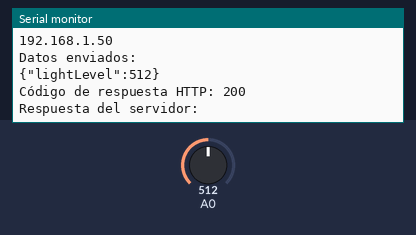
A sketch run on a simulated ESP8266 (NodeMCU). On the bench: the last lines printed to the serial monitor. The test bench sets the inputs (shaded band); at power-on: A0 = 512. WiFi joins after 1.5 s; servers stay silent unless stated; uploads are accepted with an empty reply.

Above: at 2.7 s.
2.8 s: A0 set to 716
At 8.2 s:
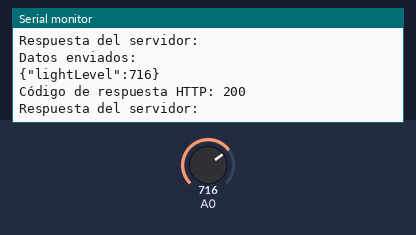
8.6 s: A0 set to 900
At 13.4 s:
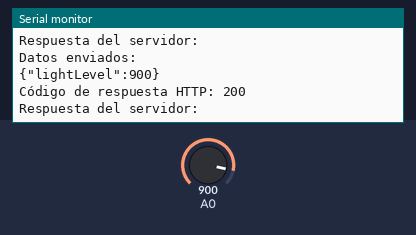
Timing chart, 0 to 14.9 s (numbered marks = the images above; inputs shaded):
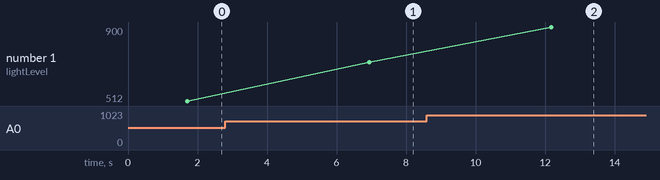

Measured:
- after the input at 2.8 s, the serial monitor: prints a new line after 4.1 s (image 1)
- after the input at 8.6 s, the serial monitor: prints a new line after 3.6 s (image 2)
- plotted number 1: 512 → 716 after the input at 2.8 s, 716 → 900 after the input at 8.6 s

The sketch:

arduinoCode.ino
```cpp
#include <ESP8266WiFi.h>
#include <ESP8266HTTPClient.h>
#include <ArduinoJson.h>

const char* ssid = "MiFibra-1054";      // Reemplaza con el nombre de tu red Wi-Fi
const char* password = "2DdvRknJ"; // Reemplaza con la contraseña de tu red Wi-Fi
const char* serverUrl = "http://192.168.1.75:4000/api/project/sensor/1"; // URL del servidor

void setup() {
  Serial.begin(9600);

  Serial.print("Conectándose a la red: ");
  Serial.println(ssid);

  WiFi.begin(ssid, password);
  while (WiFi.status() != WL_CONNECTED) {
    delay(500);
    Serial.print(".");
  }

  Serial.println("");
  Serial.println("Wi-Fi conectado usando la siguiente IP:");
  Serial.println(WiFi.localIP());
}

void loop() {
  // Crear un objeto JSON para almacenar los datos del sensor
  DynamicJsonDocument jsonDocument(1000);
  int lightLevel = analogRead(A0);
  jsonDocument["lightLevel"] = lightLevel;

  // Serializar el objeto JSON en una cadena JSON
  String jsonString;
  serializeJson(jsonDocument, jsonString);

  // Inicializar un cliente HTTP y pasarle el cliente WiFi
  WiFiClient client;
  HTTPClient http;

  // Enviar los datos al servidor
  http.begin(client, serverUrl); // Utiliza el cliente WiFi
  http.addHeader("Content-Type", "application/json");

  int httpResponseCode = http.POST(jsonString);

  if (httpResponseCode > 0) {
    String response = http.getString();

    Serial.println("Datos enviados:");
    Serial.println(jsonString);
    Serial.print("Código de respuesta HTTP: ");
    Serial.println(httpResponseCode);
    Serial.print("Respuesta del servidor: ");
    Serial.println(response);
  } else {
    Serial.print("Error HTTP: ");
    Serial.println(httpResponseCode);
  }

  http.end();

  delay(5000); // Esperar 5 segundos antes de enviar nuevamente
}
```
